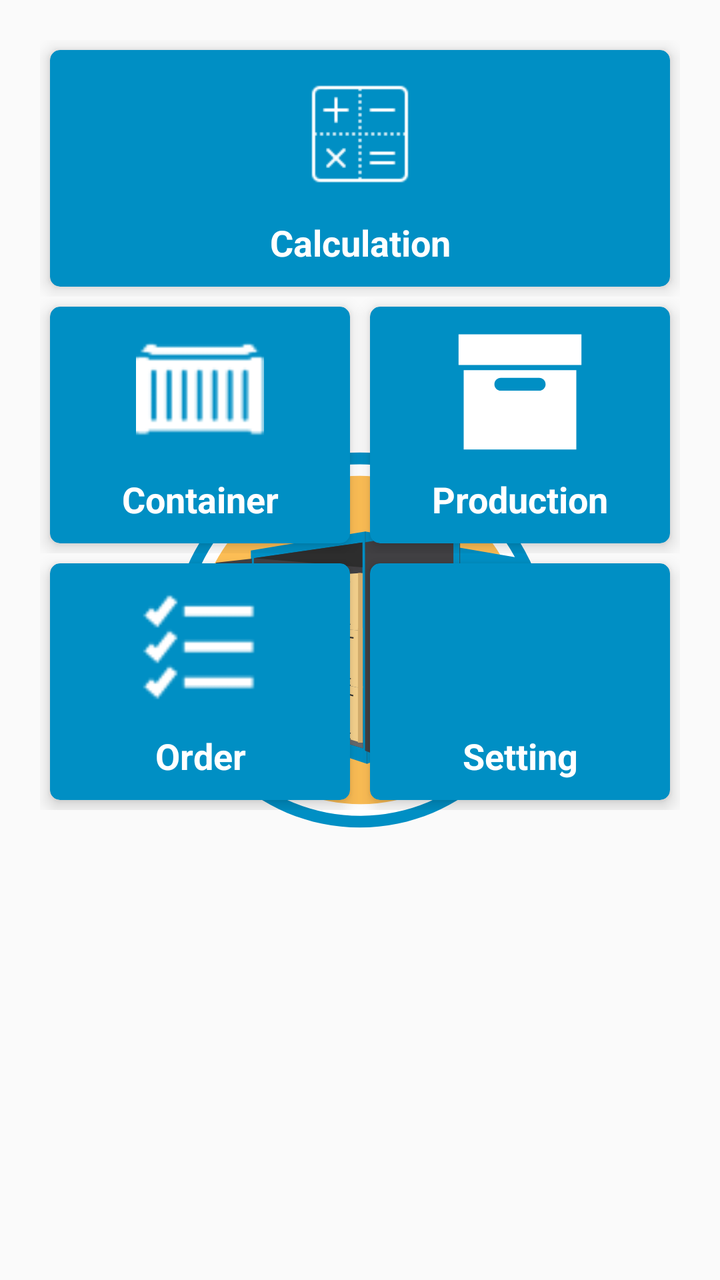
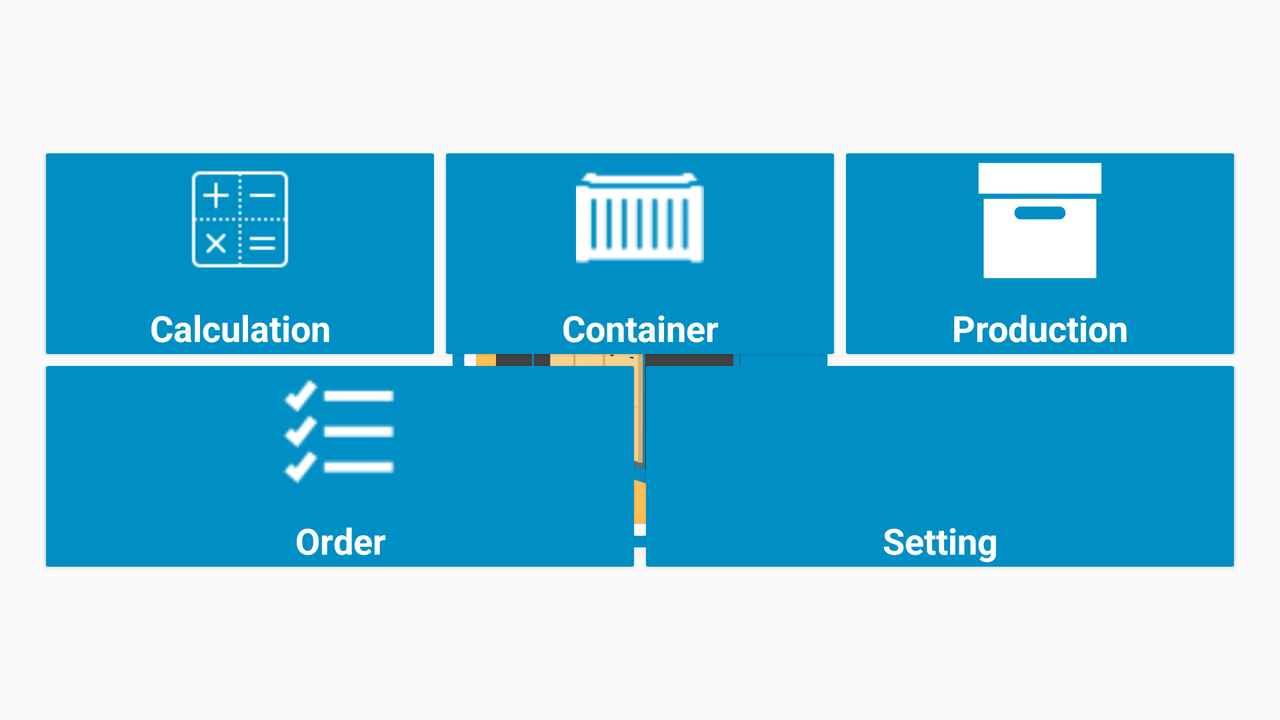

Two renders of one Android screen. The first uses the default layout on a phone; the second uses the alternative layout the repository ships for a different screen configuration, on a matching device. The two XML files are below.
<!-- AndroidManifest.xml: application theme AppTheme -->
<!-- res/layout/fragment_main_dashboard.xml -->
<?xml version="1.0" encoding="utf-8"?>
<RelativeLayout xmlns:android="http://schemas.android.com/apk/res/android"
    xmlns:app="http://schemas.android.com/apk/res-auto"
    android:layout_width="match_parent"
    android:layout_height="match_parent">
    <ImageView
        android:id="@+id/iv_logo"
        android:layout_width="@dimen/dashboard_logo_width"
        android:layout_height="@dimen/dashboard_logo_height"
        android:layout_centerHorizontal="true"
        android:layout_centerVertical="true"
        android:contentDescription="@string/dashboard_logo_description"
        app:srcCompat="@drawable/ic_logo" />

    <ScrollView
        android:layout_width="match_parent"
        android:layout_height="match_parent">

        <RelativeLayout
            android:layout_width="match_parent"
            android:layout_height="wrap_content"
            android:layout_margin="@dimen/dashboard_container_margin">

            <LinearLayout
                android:id="@+id/main_dashboard_layout_calculation"
                android:layout_width="match_parent"
                android:layout_height="wrap_content"
                android:orientation="horizontal">

                <android.support.v7.widget.CardView
                    android:id="@+id/cv_calculate"
                    android:layout_width="match_parent"
                    android:layout_height="wrap_content"
                    android:layout_margin="@dimen/dashboard_cardview_margin"
                    android:clickable="true"
                    android:focusable="true"
                    android:foreground="?android:attr/selectableItemBackground"
                    app:cardBackgroundColor="@color/colorPrimary"
                    app:cardCornerRadius="@dimen/dashboard_cardview_corner_radius"
                    app:cardElevation="@dimen/dashboard_cardview_elevation"
                    app:contentPadding="@dimen/dashboard_cardview_content_padding">

                    <LinearLayout
                        android:layout_width="match_parent"
                        android:layout_height="match_parent"
                        android:gravity="center"
                        android:orientation="vertical">

                        <ImageView
                            android:layout_width="@dimen/dashboard_cardview_app_icon_width"
                            android:layout_height="@dimen/dashboard_cardview_app_icon_hight"
                            android:contentDescription="@string/dashboard_cardview_title_calculation"
                            android:background="@android:color/transparent"
                            android:src="@drawable/ic_calculate" />

                        <TextView
                            android:layout_width="match_parent"
                            android:layout_height="wrap_content"
                            android:textColor="@color/white"
                            android:layout_marginTop="@dimen/dashboard_cardview_app_title_margin"
                            android:gravity="center"
                            android:text="@string/dashboard_cardview_title_calculation"
                            android:textSize="@dimen/dashboard_cardview_app_title_size"
                            android:textStyle="bold" />
                    </LinearLayout>
                </android.support.v7.widget.CardView>
            </LinearLayout>

            <LinearLayout
                android:id="@+id/main_dashboard_layout_defination"
                android:layout_width="match_parent"
                android:layout_height="wrap_content"
                android:layout_below="@id/main_dashboard_layout_calculation"
                android:orientation="horizontal">

                <android.support.v7.widget.CardView
                    android:id="@+id/cv_container"
                    android:layout_width="match_parent"
                    android:layout_height="match_parent"
                    android:layout_margin="@dimen/dashboard_cardview_margin"
                    android:layout_weight="1"
                    android:clickable="true"
                    android:focusable="true"
                    android:foreground="?android:attr/selectableItemBackground"
                    app:cardBackgroundColor="@color/colorPrimary"
                    app:cardCornerRadius="@dimen/dashboard_cardview_corner_radius"
                    app:cardElevation="@dimen/dashboard_cardview_elevation"
                    app:contentPadding="@dimen/dashboard_cardview_content_padding">

                    <LinearLayout
                        android:layout_width="match_parent"
                        android:layout_height="match_parent"
                        android:gravity="center"
                        android:orientation="vertical">

                        <ImageView
                            android:layout_width="@dimen/dashboard_cardview_app_icon_width"
                            android:layout_height="@dimen/dashboard_cardview_app_icon_hight"
                            android:contentDescription="@string/dashboard_cardview_title_container"
                            android:background="@android:color/transparent"
                            android:src="@drawable/ic_container" />

                        <TextView
                            android:layout_width="match_parent"
                            android:layout_height="wrap_content"
                            android:textColor="@color/white"
                            android:layout_marginTop="@dimen/dashboard_cardview_app_title_margin"
                            android:gravity="center"
                            android:text="@string/dashboard_cardview_title_container"
                            android:textSize="@dimen/dashboard_cardview_app_title_size"
                            android:textStyle="bold" />
                    </LinearLayout>
                </android.support.v7.widget.CardView>

                <android.support.v7.widget.CardView
                    android:id="@+id/cv_product"
                    android:layout_width="match_parent"
                    android:layout_height="match_parent"
                    android:layout_margin="@dimen/dashboard_cardview_margin"
                    android:layout_weight="1"
                    android:clickable="true"
                    android:focusable="true"
                    android:foreground="?android:attr/selectableItemBackground"
                    app:cardBackgroundColor="@color/colorPrimary"
                    app:cardCornerRadius="@dimen/dashboard_cardview_corner_radius"
                    app:cardElevation="@dimen/dashboard_cardview_elevation"
                    app:contentPadding="@dimen/dashboard_cardview_content_padding">

                    <LinearLayout
                        android:layout_width="match_parent"
                        android:layout_height="match_parent"
                        android:gravity="center"
                        android:orientation="vertical">

                        <ImageView
                            android:layout_width="@dimen/dashboard_cardview_app_icon_width"
                            android:layout_height="@dimen/dashboard_cardview_app_icon_hight"
                            android:contentDescription="@string/dashboard_cardview_title_production"
                            android:background="@android:color/transparent"
                            app:srcCompat="@drawable/ic_box" />

                        <TextView
                            android:layout_width="match_parent"
                            android:layout_height="wrap_content"
                            android:textColor="@color/white"
                            android:layout_marginTop="@dimen/dashboard_cardview_app_title_margin"
                            android:gravity="center"
                            android:text="@string/dashboard_cardview_title_production"
                            android:textSize="@dimen/dashboard_cardview_app_title_size"
                            android:textStyle="bold" />
                    </LinearLayout>
                </android.support.v7.widget.CardView>
            </LinearLayout>

            <LinearLayout
                android:id="@+id/main_dashboard_layout_order"
                android:layout_width="match_parent"
                android:layout_height="wrap_content"
                android:layout_below="@id/main_dashboard_layout_defination"
                android:orientation="horizontal">

                <android.support.v7.widget.CardView
                    android:id="@+id/cv_orders"
                    android:layout_width="match_parent"
                    android:layout_height="match_parent"
                    android:layout_margin="@dimen/dashboard_cardview_margin"
                    android:layout_weight="1"
                    android:clickable="true"
                    android:focusable="true"
                    android:foreground="?android:attr/selectableItemBackground"
                    app:cardBackgroundColor="@color/colorPrimary"
                    app:cardCornerRadius="@dimen/dashboard_cardview_corner_radius"
                    app:cardElevation="@dimen/dashboard_cardview_elevation"
                    app:contentPadding="@dimen/dashboard_cardview_content_padding">

                    <LinearLayout
                        android:layout_width="match_parent"
                        android:layout_height="match_parent"
                        android:gravity="center"
                        android:orientation="vertical">

                        <ImageView
                            android:layout_width="@dimen/dashboard_cardview_app_icon_width"
                            android:layout_height="@dimen/dashboard_cardview_app_icon_hight"
                            android:contentDescription="@string/dashboard_cardview_title_order"
                            android:background="@android:color/transparent"
                            android:src="@drawable/ic_order" />

                        <TextView
                            android:layout_width="match_parent"
                            android:layout_height="wrap_content"
                            android:textColor="@color/white"
                            android:layout_marginTop="@dimen/dashboard_cardview_app_title_margin"
                            android:gravity="center"
                            android:text="@string/dashboard_cardview_title_order"
                            android:textSize="@dimen/dashboard_cardview_app_title_size"
                            android:textStyle="bold" />
                    </LinearLayout>
                </android.support.v7.widget.CardView>

                <android.support.v7.widget.CardView
                    android:id="@+id/cv_setting"
                    android:layout_width="match_parent"
                    android:layout_height="match_parent"
                    android:layout_margin="@dimen/dashboard_cardview_margin"
                    android:layout_weight="1"
                    android:clickable="true"
                    android:focusable="true"
                    android:foreground="?android:attr/selectableItemBackground"
                    app:cardBackgroundColor="@color/colorPrimary"
                    app:cardCornerRadius="@dimen/dashboard_cardview_corner_radius"
                    app:cardElevation="@dimen/dashboard_cardview_elevation"
                    app:contentPadding="@dimen/dashboard_cardview_content_padding">

                    <LinearLayout
                        android:layout_width="match_parent"
                        android:layout_height="match_parent"
                        android:gravity="center"
                        android:orientation="vertical">

                        <ImageView
                            android:layout_width="@dimen/dashboard_cardview_app_icon_width"
                            android:layout_height="@dimen/dashboard_cardview_app_icon_hight"
                            android:contentDescription="@string/dashboard_cardview_title_setting"
                            android:background="@android:color/transparent"
                            app:srcCompat="@drawable/ic_settings" />

                        <TextView
                            android:layout_width="match_parent"
                            android:layout_height="wrap_content"
                            android:textColor="@color/white"
                            android:layout_marginTop="@dimen/dashboard_cardview_app_title_margin"
                            android:gravity="center"
                            android:text="@string/dashboard_cardview_title_setting"
                            android:textSize="@dimen/dashboard_cardview_app_title_size"
                            android:textStyle="bold" />
                    </LinearLayout>
                </android.support.v7.widget.CardView>
            </LinearLayout>
        </RelativeLayout>
    </ScrollView>

</RelativeLayout>
<!-- resources referenced by this layout -->
<resources>
  <color name="colorPrimary">#008fc4</color>
  <color name="white">#FFFFFF</color>
  <dimen name="dashboard_cardview_app_icon_hight">64dp</dimen>
  <dimen name="dashboard_cardview_app_icon_width">64dp</dimen>
  <dimen name="dashboard_cardview_app_title_margin">10dp</dimen>
  <dimen name="dashboard_cardview_app_title_size">18sp</dimen>
  <dimen name="dashboard_cardview_content_padding">10dp</dimen>
  <dimen name="dashboard_cardview_corner_radius">5dp</dimen>
  <dimen name="dashboard_cardview_elevation">5dp</dimen>
  <dimen name="dashboard_cardview_margin">5dp</dimen>
  <dimen name="dashboard_container_margin">20dp</dimen>
  <dimen name="dashboard_logo_height">192dp</dimen>
  <dimen name="dashboard_logo_width">192dp</dimen>
  <!-- drawable ic_box (drawable) -->
  <vector android:autoMirrored="true" android:height="50dp"
      android:viewportHeight="50" android:viewportWidth="50"
      android:width="50dp" xmlns:android="http://schemas.android.com/apk/res/android">
      <path android:fillColor="#ffffff" android:pathData="M1,3L1,15L49,15L49,3ZM3,17L3,48L47,48L47,17ZM17.5,20L32.5,20C33.8828,20 35,21.1172 35,22.5C35,23.8828 33.8828,25 32.5,25L17.5,25C16.1172,25 15,23.8828 15,22.5C15,21.1172 16.1172,20 17.5,20Z"/>
  </vector>
  <!-- drawable ic_calculate: png bitmap (drawable, 838 bytes) -->
  <!-- drawable ic_container: png bitmap (drawable, 690 bytes) -->
  <!-- drawable ic_logo: vector/xml drawable (drawable, 14443 chars, omitted) -->
  <!-- drawable ic_order: png bitmap (drawable, 824 bytes) -->
  <string name="dashboard_cardview_title_calculation">Calculation</string>
  <string name="dashboard_cardview_title_container">Container</string>
  <string name="dashboard_cardview_title_order">Order</string>
  <string name="dashboard_cardview_title_production">Production</string>
  <string name="dashboard_cardview_title_setting">Setting</string>
  <string name="dashboard_logo_description">Container Load Calculator</string>
  <style name="AppTheme" parent="Theme.AppCompat.Light.DarkActionBar">
          <item name="colorPrimary">@color/colorPrimary</item>
          <item name="colorPrimaryDark">@color/colorPrimaryDark</item>
          <item name="colorAccent">@color/colorAccent</item>
          <item name="android:textColorPrimary">@color/colorPrimaryText</item>
          <item name="android:textColorSecondary">@color/colorSecondaryText</item>
          <item name="cardViewStyle">@style/CardView</item>
          <item name="coordinatorLayoutStyle">@style/Widget.Support.CoordinatorLayout</item>
          <item name="floatingActionButtonStyle">@style/Widget.Design.FloatingActionButton</item>
      </style>
  <color name="colorPrimaryDark">#006293</color>
  <color name="colorAccent">#fdbe55</color>
  <color name="colorPrimaryText">#FFFFFF</color>
  <color name="colorSecondaryText">#414043</color>
</resources>
<!-- res/layout-land/fragment_main_dashboard.xml (the repository's variant of the layout above) -->
<!-- drawn on the phone turned sideways -->
<?xml version="1.0" encoding="utf-8"?>
<RelativeLayout xmlns:android="http://schemas.android.com/apk/res/android"
    xmlns:app="http://schemas.android.com/apk/res-auto"
    android:layout_width="match_parent"
    android:layout_height="match_parent">
    <ImageView
        android:id="@+id/iv_logo"
        android:layout_width="@dimen/dashboard_logo_width"
        android:layout_height="@dimen/dashboard_logo_height"
        android:layout_centerHorizontal="true"
        android:layout_centerVertical="true"
        android:contentDescription="@string/dashboard_logo_description"
        app:srcCompat="@drawable/ic_logo" />

    <ScrollView
        android:layout_width="match_parent"
        android:layout_height="match_parent">

        <RelativeLayout
            android:layout_width="match_parent"
            android:layout_height="wrap_content"
            android:layout_gravity="center_vertical"
            android:isScrollContainer="true"
            android:layout_margin="@dimen/dashboard_container_margin">

            <LinearLayout
                android:id="@+id/main_dashboard_layout_calculation"
                android:layout_width="match_parent"
                android:layout_height="wrap_content"
                android:orientation="horizontal">

                <android.support.v7.widget.CardView
                    android:id="@+id/cv_calculate"
                    android:layout_width="match_parent"
                    android:layout_height="wrap_content"
                    android:layout_margin="3dp"
                    android:layout_weight="1"
                    android:clickable="true"
                    android:focusable="true"
                    android:foreground="?android:attr/selectableItemBackground"
                    app:cardBackgroundColor="@color/colorPrimary"
                    app:cardCornerRadius="1dp"
                    app:cardElevation="1dp"
                    app:contentPadding="1dp">

                    <LinearLayout
                        android:layout_width="match_parent"
                        android:layout_height="match_parent"
                        android:gravity="center"
                        android:orientation="vertical">

                        <ImageView
                            android:layout_width="@dimen/dashboard_cardview_app_icon_width"
                            android:layout_height="@dimen/dashboard_cardview_app_icon_hight"
                            android:background="@android:color/transparent"
                            android:contentDescription="@string/dashboard_cardview_title_calculation"
                            android:src="@drawable/ic_calculate" />

                        <TextView
                            android:layout_width="match_parent"
                            android:layout_height="wrap_content"
                            android:layout_marginTop="@dimen/dashboard_cardview_app_title_margin"
                            android:gravity="center"
                            android:text="@string/dashboard_cardview_title_calculation"
                            android:textColor="@color/white"
                            android:textSize="@dimen/dashboard_cardview_app_title_size"
                            android:textStyle="bold" />
                    </LinearLayout>
                </android.support.v7.widget.CardView>

                <android.support.v7.widget.CardView
                    android:id="@+id/cv_container"
                    android:layout_width="match_parent"
                    android:layout_height="wrap_content"
                    android:layout_margin="3dp"
                    android:layout_weight="1"
                    android:clickable="true"
                    android:focusable="true"
                    android:foreground="?android:attr/selectableItemBackground"
                    app:cardBackgroundColor="@color/colorPrimary"
                    app:cardCornerRadius="1dp"
                    app:cardElevation="1dp"
                    app:contentPadding="1dp">

                    <LinearLayout
                        android:layout_width="match_parent"
                        android:layout_height="match_parent"
                        android:gravity="center"
                        android:orientation="vertical">

                        <ImageView
                            android:layout_width="@dimen/dashboard_cardview_app_icon_width"
                            android:layout_height="@dimen/dashboard_cardview_app_icon_hight"
                            android:background="@android:color/transparent"
                            android:contentDescription="@string/dashboard_cardview_title_container"
                            android:src="@drawable/ic_container" />

                        <TextView
                            android:layout_width="match_parent"
                            android:layout_height="wrap_content"
                            android:layout_marginTop="@dimen/dashboard_cardview_app_title_margin"
                            android:gravity="center"
                            android:text="@string/dashboard_cardview_title_container"
                            android:textColor="@color/white"
                            android:textSize="@dimen/dashboard_cardview_app_title_size"
                            android:textStyle="bold" />
                    </LinearLayout>
                </android.support.v7.widget.CardView>

                <android.support.v7.widget.CardView
                    android:id="@+id/cv_product"
                    android:layout_width="match_parent"
                    android:layout_height="wrap_content"
                    android:layout_margin="3dp"
                    android:layout_weight="1"
                    android:clickable="true"
                    android:focusable="true"
                    android:foreground="?android:attr/selectableItemBackground"
                    app:cardBackgroundColor="@color/colorPrimary"
                    app:cardCornerRadius="1dp"
                    app:cardElevation="1dp"
                    app:contentPadding="1dp">

                    <LinearLayout
                        android:layout_width="match_parent"
                        android:layout_height="match_parent"
                        android:gravity="center"
                        android:orientation="vertical">

                        <ImageView
                            android:layout_width="@dimen/dashboard_cardview_app_icon_width"
                            android:layout_height="@dimen/dashboard_cardview_app_icon_hight"
                            android:background="@android:color/transparent"
                            android:contentDescription="@string/dashboard_cardview_title_production"
                            app:srcCompat="@drawable/ic_box" />

                        <TextView
                            android:layout_width="match_parent"
                            android:layout_height="wrap_content"
                            android:layout_marginTop="@dimen/dashboard_cardview_app_title_margin"
                            android:gravity="center"
                            android:text="@string/dashboard_cardview_title_production"
                            android:textColor="@color/white"
                            android:textSize="@dimen/dashboard_cardview_app_title_size"
                            android:textStyle="bold" />
                    </LinearLayout>
                </android.support.v7.widget.CardView>
            </LinearLayout>

            <LinearLayout
                android:id="@+id/main_dashboard_layout_calculation2"
                android:layout_width="match_parent"
                android:layout_height="wrap_content"
                android:layout_below="@id/main_dashboard_layout_calculation"
                android:orientation="horizontal">

                <android.support.v7.widget.CardView
                    android:id="@+id/cv_orders"
                    android:layout_width="match_parent"
                    android:layout_height="wrap_content"
                    android:layout_margin="3dp"
                    android:layout_weight="1"
                    android:clickable="true"
                    android:focusable="true"
                    android:foreground="?android:attr/selectableItemBackground"
                    app:cardBackgroundColor="@color/colorPrimary"
                    app:cardCornerRadius="1dp"
                    app:cardElevation="1dp"
                    app:contentPadding="1dp">

                    <LinearLayout
                        android:layout_width="match_parent"
                        android:layout_height="match_parent"
                        android:gravity="center"
                        android:orientation="vertical">

                        <ImageView
                            android:layout_width="@dimen/dashboard_cardview_app_icon_width"
                            android:layout_height="@dimen/dashboard_cardview_app_icon_hight"
                            android:background="@android:color/transparent"
                            android:contentDescription="@string/dashboard_cardview_title_order"
                            android:src="@drawable/ic_order" />

                        <TextView
                            android:layout_width="match_parent"
                            android:layout_height="wrap_content"
                            android:layout_marginTop="@dimen/dashboard_cardview_app_title_margin"
                            android:gravity="center"
                            android:text="@string/dashboard_cardview_title_order"
                            android:textColor="@color/white"
                            android:textSize="@dimen/dashboard_cardview_app_title_size"
                            android:textStyle="bold" />
                    </LinearLayout>
                </android.support.v7.widget.CardView>

                <android.support.v7.widget.CardView
                    android:id="@+id/cv_setting"
                    android:layout_width="match_parent"
                    android:layout_height="wrap_content"
                    android:layout_margin="3dp"
                    android:layout_weight="1"
                    android:clickable="true"
                    android:focusable="true"
                    android:foreground="?android:attr/selectableItemBackground"
                    app:cardBackgroundColor="@color/colorPrimary"
                    app:cardCornerRadius="1dp"
                    app:cardElevation="1dp"
                    app:contentPadding="1dp">

                    <LinearLayout
                        android:layout_width="match_parent"
                        android:layout_height="match_parent"
                        android:gravity="center"
                        android:orientation="vertical">

                        <ImageView
                            android:layout_width="@dimen/dashboard_cardview_app_icon_width"
                            android:layout_height="@dimen/dashboard_cardview_app_icon_hight"
                            android:background="@android:color/transparent"
                            android:contentDescription="@string/dashboard_cardview_title_setting"
                            app:srcCompat="@drawable/ic_settings" />

                        <TextView
                            android:layout_width="match_parent"
                            android:layout_height="wrap_content"
                            android:layout_marginTop="@dimen/dashboard_cardview_app_title_margin"
                            android:gravity="center"
                            android:text="@string/dashboard_cardview_title_setting"
                            android:textColor="@color/white"
                            android:textSize="@dimen/dashboard_cardview_app_title_size"
                            android:textStyle="bold" />
                    </LinearLayout>
                </android.support.v7.widget.CardView>
            </LinearLayout>
        </RelativeLayout>
    </ScrollView>

</RelativeLayout>
<!-- resources referenced by the variant -->
<!-- as the phone turned sideways resolves them -->
<resources>
  <color name="colorPrimary">#008fc4</color>
  <color name="white">#FFFFFF</color>
  <dimen name="dashboard_cardview_app_icon_hight">64dp</dimen>
  <dimen name="dashboard_cardview_app_icon_width">64dp</dimen>
  <dimen name="dashboard_cardview_app_title_margin">10dp</dimen>
  <dimen name="dashboard_cardview_app_title_size">18sp</dimen>
  <dimen name="dashboard_container_margin">20dp</dimen>
  <dimen name="dashboard_logo_height">192dp</dimen>
  <dimen name="dashboard_logo_width">192dp</dimen>
  <!-- drawable ic_box (drawable) -->
  <vector android:autoMirrored="true" android:height="50dp"
      android:viewportHeight="50" android:viewportWidth="50"
      android:width="50dp" xmlns:android="http://schemas.android.com/apk/res/android">
      <path android:fillColor="#ffffff" android:pathData="M1,3L1,15L49,15L49,3ZM3,17L3,48L47,48L47,17ZM17.5,20L32.5,20C33.8828,20 35,21.1172 35,22.5C35,23.8828 33.8828,25 32.5,25L17.5,25C16.1172,25 15,23.8828 15,22.5C15,21.1172 16.1172,20 17.5,20Z"/>
  </vector>
  <!-- drawable ic_calculate: png bitmap (drawable, 838 bytes) -->
  <!-- drawable ic_container: png bitmap (drawable, 690 bytes) -->
  <!-- drawable ic_logo: vector/xml drawable (drawable, 14443 chars, omitted) -->
  <!-- drawable ic_order: png bitmap (drawable, 824 bytes) -->
  <string name="dashboard_cardview_title_calculation">Calculation</string>
  <string name="dashboard_cardview_title_container">Container</string>
  <string name="dashboard_cardview_title_order">Order</string>
  <string name="dashboard_cardview_title_production">Production</string>
  <string name="dashboard_cardview_title_setting">Setting</string>
  <string name="dashboard_logo_description">Container Load Calculator</string>
  <style name="AppTheme" parent="Theme.AppCompat.Light.DarkActionBar">
          <item name="colorPrimary">@color/colorPrimary</item>
          <item name="colorPrimaryDark">@color/colorPrimaryDark</item>
          <item name="colorAccent">@color/colorAccent</item>
          <item name="android:textColorPrimary">@color/colorPrimaryText</item>
          <item name="android:textColorSecondary">@color/colorSecondaryText</item>
          <item name="cardViewStyle">@style/CardView</item>
          <item name="coordinatorLayoutStyle">@style/Widget.Support.CoordinatorLayout</item>
          <item name="floatingActionButtonStyle">@style/Widget.Design.FloatingActionButton</item>
      </style>
  <color name="colorPrimaryDark">#006293</color>
  <color name="colorAccent">#fdbe55</color>
  <color name="colorPrimaryText">#FFFFFF</color>
  <color name="colorSecondaryText">#414043</color>
</resources>
